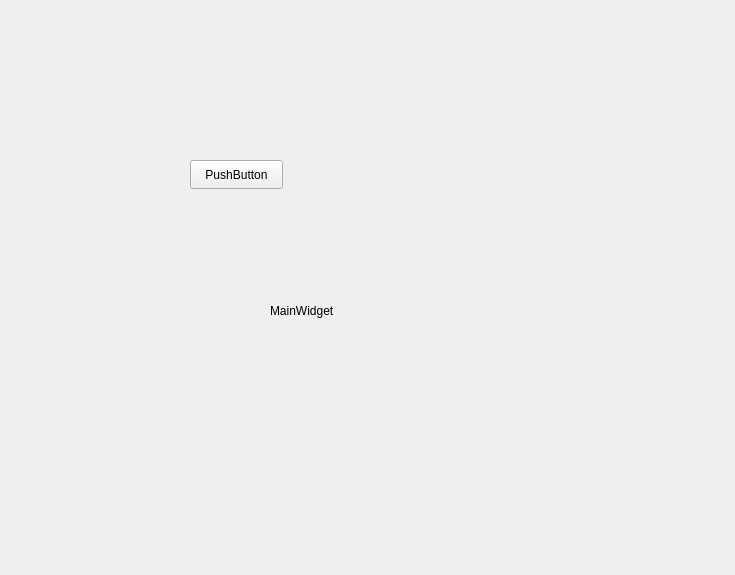
<?xml version="1.0" encoding="UTF-8"?>
<ui version="4.0">
 <class>MainWidget</class>
 <widget class="QWidget" name="MainWidget">
  <property name="geometry">
   <rect>
    <x>0</x>
    <y>0</y>
    <width>735</width>
    <height>575</height>
   </rect>
  </property>
  <property name="windowTitle">
   <string>Form</string>
  </property>
  <widget class="QLabel" name="label">
   <property name="geometry">
    <rect>
     <x>270</x>
     <y>250</y>
     <width>231</width>
     <height>121</height>
    </rect>
   </property>
   <property name="text">
    <string>MainWidget</string>
   </property>
  </widget>
  <widget class="QPushButton" name="pushButton">
   <property name="geometry">
    <rect>
     <x>190</x>
     <y>160</y>
     <width>93</width>
     <height>29</height>
    </rect>
   </property>
   <property name="text">
    <string>PushButton</string>
   </property>
  </widget>
 </widget>
 <resources/>
 <connections/>
</ui>
